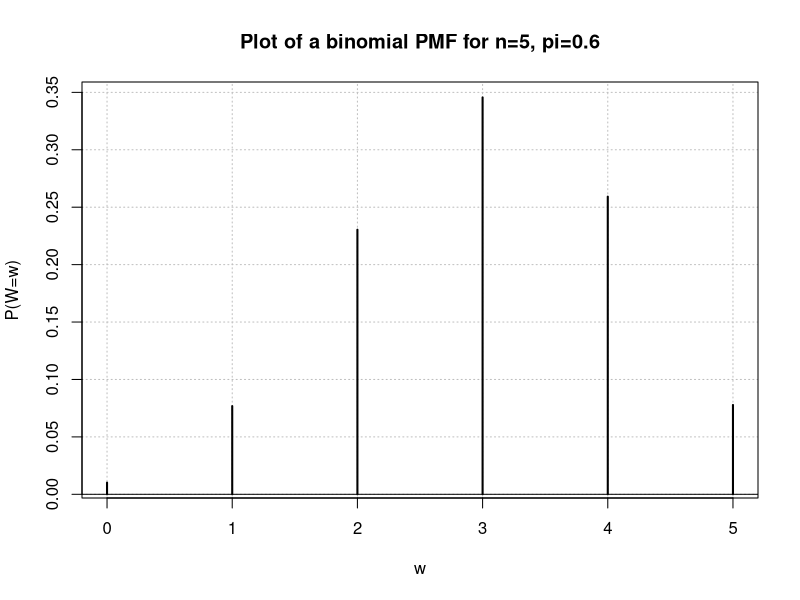
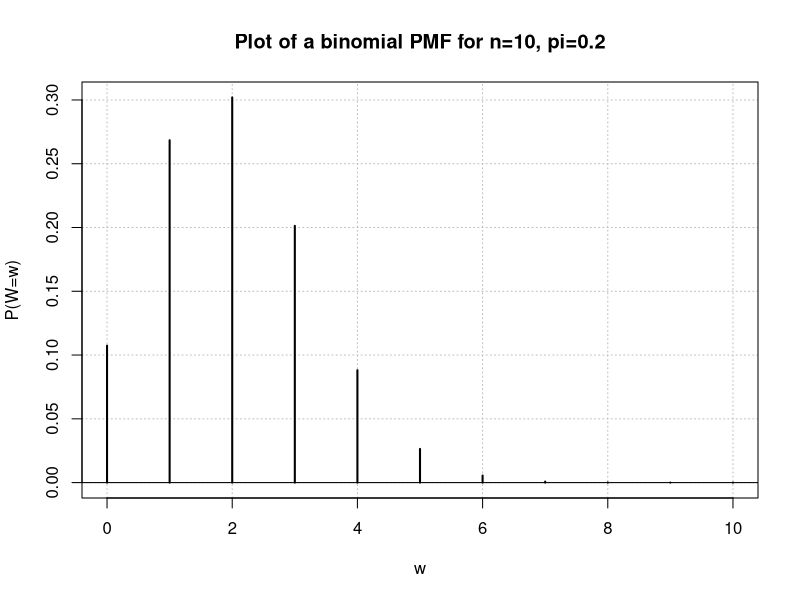
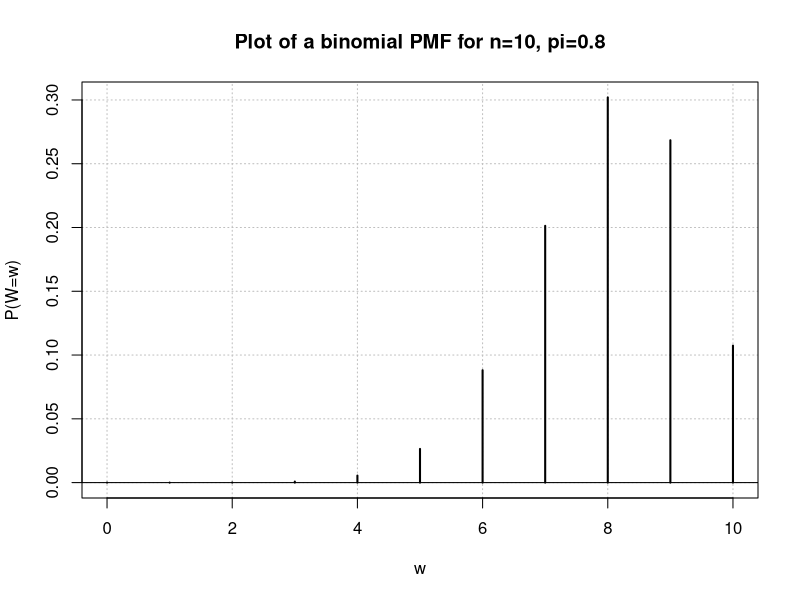

Generate these figures, in order, with R:
dbinom(x = 1, size = 5, prob = 0.6)
dbinom(x = 0:5, size = 5, prob = 0.6)

pmf <- dbinom(x = 0:5, size = 5, prob = 0.6)
pmf.df <- data.frame(w = 0:5, prob = round(x = pmf, digits = 4))
pmf.df

###plot results
plot(x = pmf.df$w, y = pmf.df$prob, type = "h", xlab = "w",
     ylab = "P(W=w)", main = "Plot of a binomial PMF for n=5, pi=0.6",
     panel.first = grid(col = "gray", lty = "dotted"),
     lwd = 2)
abline(h = 0)

pmf_2 <- dbinom(x = 0:10, size = 10, prob = 0.2)
pmf_2.df <- data.frame(w = 0:10, prob = round(x = pmf_2, digits = 4))
pmf_2.df

###plot results
plot(x = pmf_2.df$w, y = pmf_2.df$prob, type = "h", xlab = "w",
     ylab = "P(W=w)", main = "Plot of a binomial PMF for n=10, pi=0.2",
     panel.first = grid(col = "gray", lty = "dotted"),
     lwd = 2)
abline(h = 0)

pmf_3 <- dbinom(x = 0:10, size = 10, prob = 0.8)
pmf_3.df <- data.frame(w = 0:10, prob = round(x = pmf_3, digits = 4))
pmf_3.df

###plot results
plot(x = pmf_3.df$w, y = pmf_3.df$prob, type = "h", xlab = "w",
     ylab = "P(W=w)", main = "Plot of a binomial PMF for n=10, pi=0.8",
     panel.first = grid(col = "gray", lty = "dotted"),
     lwd = 2)
abline(h = 0)